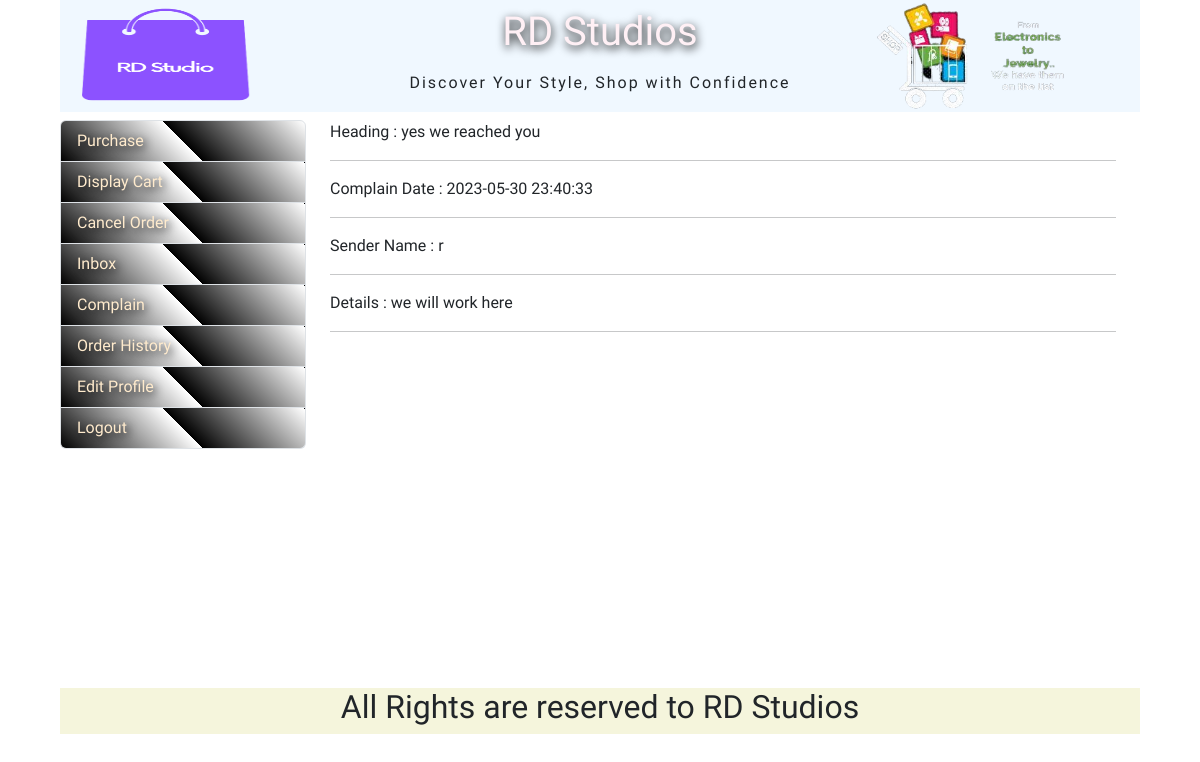
/displayComplainDetails.php?complain_id=4, run on the app's committed database.
### tables this page shows
CREATE TABLE IF NOT EXISTS `complain_info` (
  `complain_id` int(11) NOT NULL AUTO_INCREMENT,
  `user_name` varchar(55) NOT NULL,
  `complain_subject` varchar(100) NOT NULL,
  `complain_descriptin` text NOT NULL,
  `complain_date` datetime NOT NULL,
  `receiver_name` varchar(55) NOT NULL DEFAULT 'admin',
  PRIMARY KEY (`complain_id`)
);

### displayComplainDetails.php (the view, shortened to what this page needs)
<?php
require_once("header.php");
?>
<div id="container" >
<div id="adminArea" class="row">
<div id="leftAdminArea">
    <?php
    if($_SESSION['user_type']=='admin'){
     require_once("adminMenu.php");
    }
    else{
        require_once("userMenu.php");
    }
    ?>
</div>
<div id="rightAdminArea">
<?php
    $id=$_REQUEST['complain_id'];
    require_once("dbconnect.php");
    $sql = "SELECT * FROM `complain_info` WHERE complain_id=$id";
    $rsNews = mysqli_query($con, $sql) or die("Query Error -1");
    $row = mysqli_fetch_array($rsNews);
    echo("Heading : {$row['complain_subject']}<hr>");
    echo("Complain Date : {$row['complain_date']}<hr>");
    echo("Sender Name : {$row['user_name']}<hr>");
    echo("Details : {$row['complain_descriptin']}<hr>");
    ?>
</div>
</div>
</div>
<?php
require_once("footer.php");
?>

### css/style.css (style rules this page uses)
* { margin: 0px; padding: 0px; }
body { font-family: 'Balthazar', serif; }
#container { margin: 0.5rem; width: 90vw; display: flex; flex-direction: column; min-height: 70vh; max-height: fit-content; }
#adminArea { width: 100%; }
#leftAdminArea { width: 25%; }
#rightAdminArea { width: 75%; }

### data on the page
complain_info: complain_subject "yes we reached you", complain_date "2023-05-30 23:40:33", user_name "r", complain_descriptin "we will work here"
